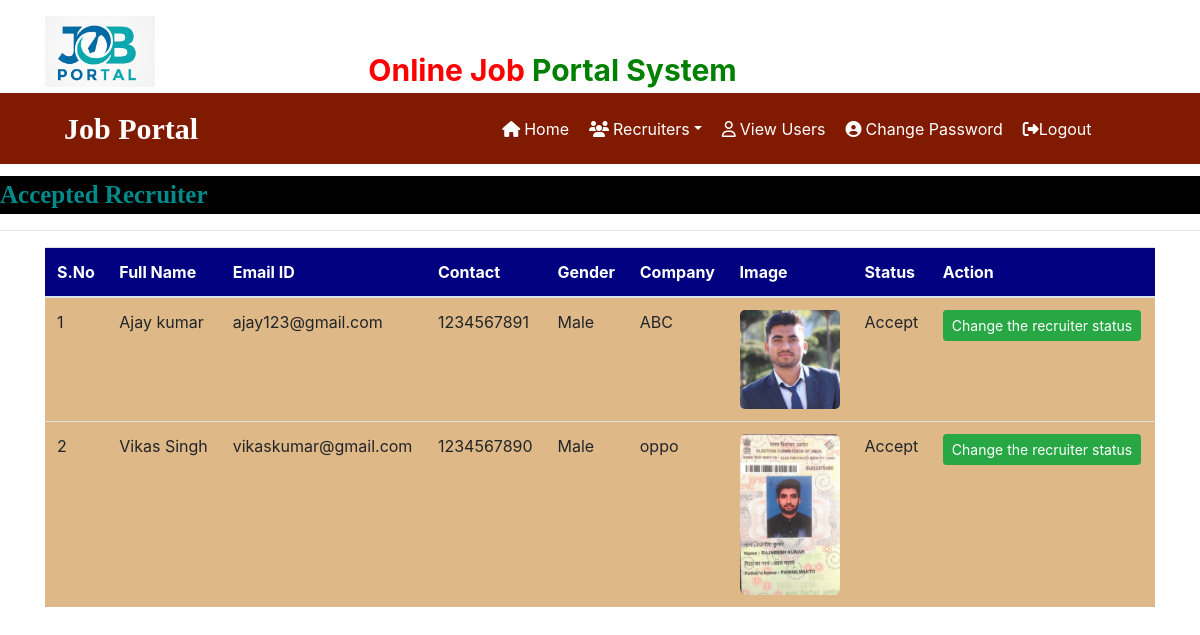
The app's page /recruiter_accepted (signed in), older data.
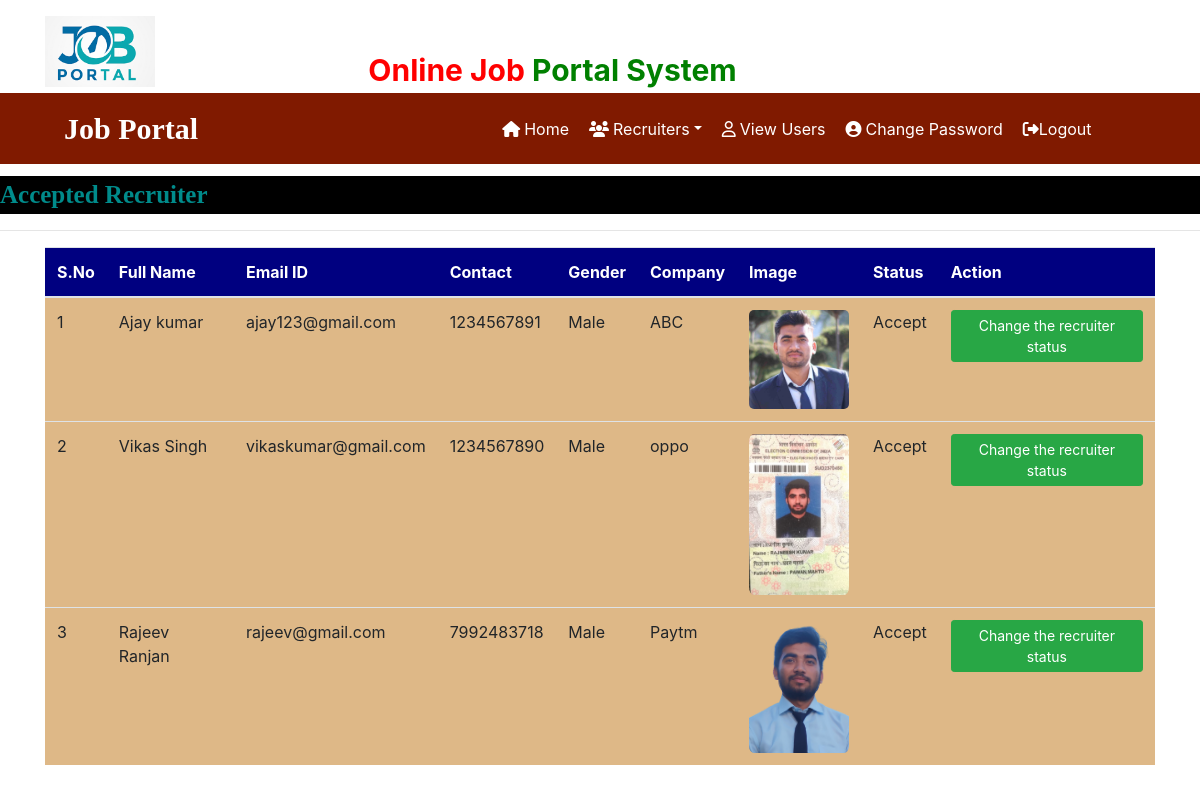
The same page, newer data.
### job/models.py (models this page shows, shortened)
class Recruiter(models.Model):
    user = models.ForeignKey(User,on_delete=models.CASCADE)
    mobile = models.CharField(max_length=15, null=True)
    image = models.FileField(null=True)
    gender = models.CharField(max_length=10,null=True)
    company = models.CharField(max_length=100,null=True)
    type = models.CharField(max_length=15,null=True)
    status = models.CharField(max_length=20, null=True)

### job/views.py (the view)
# urls.py: path('recruiter_accepted',recruiter_accepted,name="recruiter_accepted"),
def recruiter_accepted(request):
    if not request.user.is_authenticated:
        return redirect('admin_login')
    data=Recruiter.objects.filter(status='Accept')
    d={'data':data}
    return render(request,'recruiter_accepted.html',d)

### job/templates/recruiter_accepted.html
{% load static %}
{% block body %}
{% include 'admin_navigation.html' %}
<marquee style="font-family: 'Times New Roman', Times, serif; font-size: 25px; color: darkcyan; background-color: black; font-weight: bold; margin-top: 1%;">
    Accepted  Recruiter
</marquee>
<hr>
<div class="container">
<table class="table table-hover " id="example">
    <thead>
        <tr style="background-color: #000080; color: white;">
            <th>S.No</th>
            <th>Full Name</th>
            <th>Email ID</th>
            <th>Contact</th>
            <th>Gender</th>
            <th>Company</th>
            <th>Image</th>
            <th>Status</th>
            <th>Action</th>
        </tr>
    </thead>
    <tbody>
        {% for i in data %}
        <tr style="background-color: #deb887;">
            <td>{{forloop.counter}}</td>
            <td>{{i.user.first_name}} {{i.user.last_name}}</td>
            <td>{{i.user.username}}</td>
            <td>{{i.mobile}}</td>
            <td>{{i.gender}}</td>
            <td>{{i.company}}</td>
            <td> <img src="{{i.image.url}}" style="width: 100px ; border-radius: 5%;"></td>
            <td>{{i.status}}</td>
            <td><a href="{% url 'change_status' i.id %}" class="btn btn-success btn-sm">Change the recruiter status</a></td>
        </tr>
        {% endfor %}
    </tbody>
</table>
</div>
{% endblock  %}

Row changes from the older to the newer data that the page shows:
added Recruiter: user.first_name "Rajeev", user.last_name "Ranjan", user.username "rajeev@gmail.com", mobile "7992483718", gender "Male", company "Paytm", image (picture), status "Accept"
